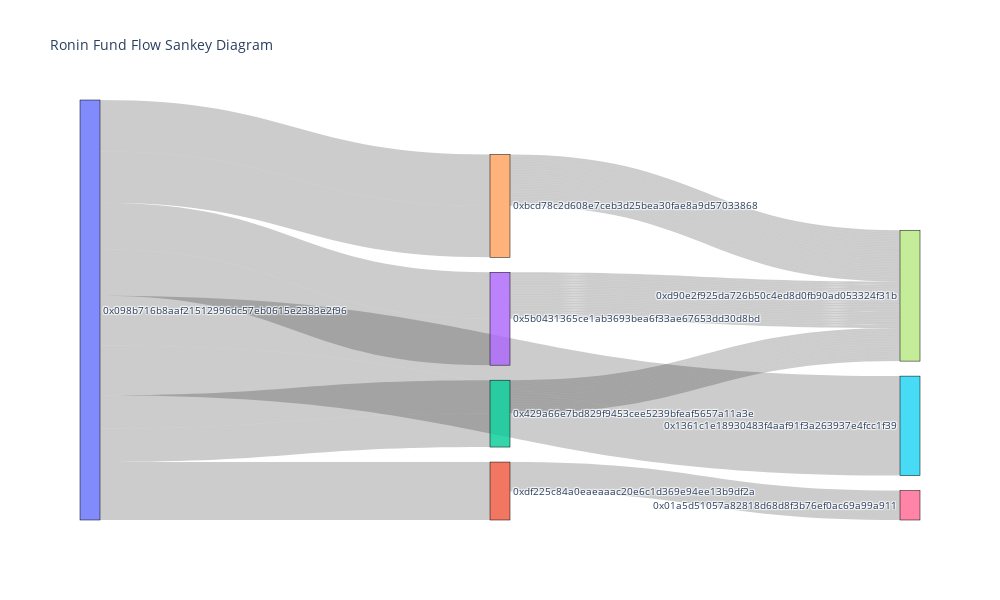

Source (notebook cell):
### Markdown cell above
### Visualizing the Findings

### Code cell
import plotly.graph_objects as go


# Rename it to fund_tracking_data for consistency with your visualization code
fund_tracking_data = tracked_fund_data 

# Clean up the data to ensure the 'from', 'to', and 'value' columns are valid and not missing
fund_tracking_data = fund_tracking_data.dropna(subset=['from', 'to', 'value'])  # Remove rows with missing values in these columns
fund_tracking_data['value'] = pd.to_numeric(fund_tracking_data['value'], errors='coerce')  # Ensure 'value' is numeric (ETH amounts)

# Create a list of unique nodes (addresses involved in the fund flow)
nodes = pd.concat([fund_tracking_data['from'], fund_tracking_data['to']]).unique()

# Create a mapping from each node (address) to a unique index
node_indices = {node: i for i, node in enumerate(nodes)}

# Prepare the data for the Sankey diagram (map addresses to indices and keep transaction values)
sankey_data = {
    'source': fund_tracking_data['from'].map(node_indices),  # Map 'from' addresses to node indices
    'target': fund_tracking_data['to'].map(node_indices),    # Map 'to' addresses to node indices
    'value': fund_tracking_data['value']  # The amount of ETH transferred in each transaction
}

# Create a Sankey diagram using Plotly
fig = go.Figure(go.Sankey(
    node=dict(
        pad=15,
        thickness=20,
        line=dict(color="black", width=0.5),
        label=nodes  # Display full addresses in nodes
    ),
    link=dict(
        source=sankey_data['source'],
        target=sankey_data['target'],
        value=sankey_data['value'],
        # Add hovertemplate to display full addresses and value
        hovertemplate='From: %{source.label}<br>To: %{target.label}<br>Value: %{value} ETH<extra></extra>' 
    )
))


fig.update_layout(
    title_text="Ronin Fund Flow Sankey Diagram",
    font_size=10,
    # Adjust width and height for better address display - Corrected indentation
    width=1000, 
    height=600  
)


# Display the Sankey diagram
fig.show()

### Figure 1 — Plotly figure (JSON) as saved in the notebook; plotly's stock layout.template omitted (floating-point values rounded to 4 significant figures)
{"data": [{"link": {"hovertemplate": "From: %{source.label}<br>To: %{target.label}<br>Value: %{value} ETH<extra></extra>", "source": [0, 0, 0, 0, 0, 0, 1, 0, 2, 2, 2, 2, 2, 2, 2, 2, 2, 2, 2, 2, 2, 2, 2, 2, 2, 2, 2, 2, 0, 3, 3, 3, 3, 3, 3, 3, 3, 3, 3, 3, 3, 3, 3, 3, 3, 3, 3, 3, 3, 3, 3, 3, 3, 3, 3, 3, 3, 0, 4, 4, 4, 4, 4, 4, 4, 4, 4, 4, 4, 4, 4, 4, 4, 4, 4, 4, 4, 4, 4, 4, 4, 4, 4, 4, 4, 4, 4, 4, 4, 0], "target": [1, 2, 3, 4, 5, 1, 6, 2, 7, 7, 7, 7, 7, 7, 7, 7, 7, 7, 7, 7, 7, 7, 7, 7, 7, 7, 7, 7, 3, 7, 7, 7, 7, 7, 7, 7, 7, 7, 7, 7, 7, 7, 7, 7, 7, 7, 7, 7, 7, 7, 7, 7, 7, 7, 7, 7, 7, 4, 7, 7, 7, 7, 7, 7, 7, 7, 7, 7, 7, 7, 7, 7, 7, 7, 7, 7, 7, 7, 7, 7, 7, 7, 7, 7, 7, 7, 7, 7, 7, 5], "value": [1749.0, 2018.0, 2803.0, 3103.0, 3003.0, 1749.0, 1775.0, 2018.0, 100, 100, 100, 100, 100, 100, 100, 100, 100, 100, 100, 100, 100, 100, 100, 100, 100, 100, 100, 100, 2803.0, 100, 100, 100, 100, 100, 100, 100, 100, 100, 100, 100, 100, 100, 100, 100, 100, 100, 100, 100, 100, 100, 100, 100, 100, 100, 100, 100, 100, 3103.0, 100, 100, 100, 100, 100, 100, 100, 100, 100, 100, 100, 100, 100, 100, 100, 100, 100, 100, 100, 100, 100, 100, 100, 100, 100, 100, 100, 100, 100, 100, 100, 3003.0]}, "node": {"label": ["0x098b716b8aaf21512996dc57eb0615e2383e2f96", "0xdf225c84a0eaeaaac20e6c1d369e94ee13b9df2a", "0x429a66e7bd829f9453cee5239bfeaf5657a11a3e", "0x5b0431365ce1ab3693bea6f33ae67653dd30d8bd", "0xbcd78c2d608e7ceb3d25bea30fae8a9d57033868", "0x1361c1e18930483f4aaf91f3a263937e4fcc1f39", "0x01a5d51057a82818d68d8f3b76ef0ac69a99a911", "0xd90e2f925da726b50c4ed8d0fb90ad053324f31b"], "line": {"color": "black", "width": 0.5}, "pad": 15, "thickness": 20}, "type": "sankey"}], "layout": {"font": {"size": 10}, "height": 600, "title": {"text": "Ronin Fund Flow Sankey Diagram"}, "width": 1000}}
